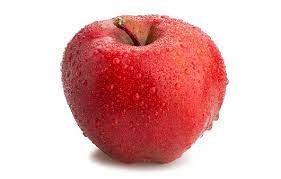
#> input picture apple.jpg, 281 x 179 px
$ python -i tool.py   (imports and definitions only)
#> lines starting #> are read from the running program, lines starting #| are printed output that depends on the picture
#> further down, picture is the input picture: shape (179, 281, 3); mean B, G, R 177.9, 178.1, 227.9
import numpy as np
import cv2
import datetime
import os
import json

##########################################################################
# [40 lines left out: functions get_poly_box_wh, crop_obj_in_bg, get_time_str, manage_file_num, fix_ratio_resize_img, not called in this run]

##########################################################################
def clear_Q(Q):
    with Q.mutex:
        Q.queue.clear()

def clear_serial(ser):
    while True:
        if ser.read_all() == b'': break

##########################################################################
# [47 lines left out: functions get_diff_img, diff2ratio, find_poly_in_img, not called in this run]

def find_polys_in_img(img, min_area=0.01, max_area=0.7, scale=0.1): # 0.03 -> 0.01
#> called with min_area = 0.01, max_area = 0.7, scale = 0.1
    assert img.dtype == np.uint8

    img_area = img.shape[0] * img.shape[1]
#> img_area = 50299
    min_area *= img_area
#> min_area = 503
    max_area *= img_area
#> max_area = 35209.3

    # find contours
    img_gray = cv2.cvtColor(img, cv2.COLOR_BGR2GRAY) if len(img.shape) == 3 else img
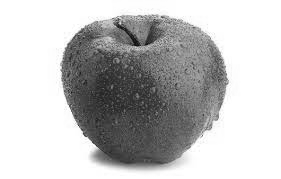
#> img_gray: shape (179, 281); min 13, max 255, mean 193
    contours, _ = cv2.findContours(img_gray, cv2.RETR_EXTERNAL, cv2.CHAIN_APPROX_SIMPLE)
#> contours = [[[0, 0], [0, 178], [280, 178], [280, 0]]]
    if len(contours) == 0: return None

    # contours to polys
    rects = list(map(cv2.minAreaRect, contours))
#> rects = [((140, 89), (178, 280), -90)]
    polys = list(map(lambda x:cv2.boxPoints(x), rects))
#> polys = [[[280, 178], [-5.45e-15, 178], [0, 0], [280, 0]]]
    polys = list(filter(lambda poly:min_area < cv2.contourArea(poly) < max_area, polys))
#> polys = []
    polys = np.stack(polys).astype(np.int32) if polys else None

    return polys

# [32 lines left out: functions poly2clock, poly2json, imread, imwrite, not called in this run]

##########################################################################


>>> import cv2
>>> picture = cv2.imread('../apple.jpg')
>>> result = find_polys_in_img(picture)
